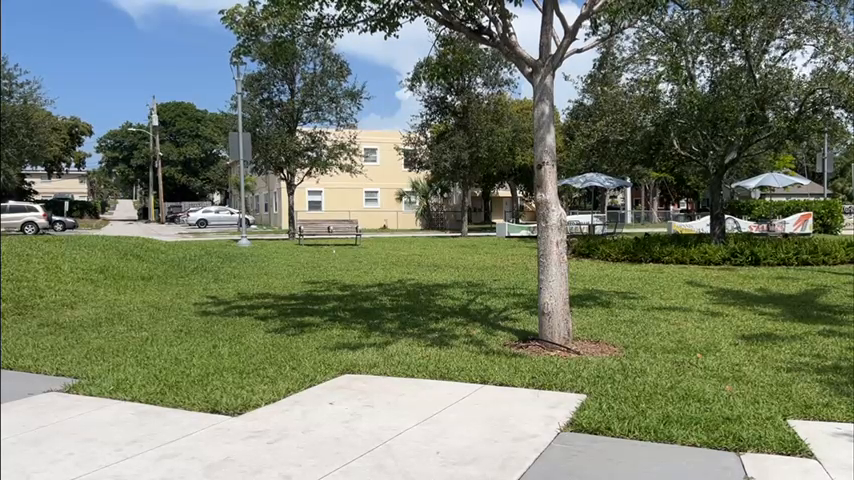
#> input picture frame 43 of videos/IMG_1086.mov, 854 x 480 px, given in place of 009.mov, which was not available
$ python bg-sub.py
#> lines starting #> are read from the running program, lines starting #| are printed output that depends on the picture; after the words box and inside, x2 and y2 are one past the last pixel; in counts of white or black regions, pixels touching at a corner belong together; pictures that were not available may be replaced by others from this repository, and a replacement may not be noted
### bg-sub/preprocessing.py
import cv2 as cv

def preprocessing(img):
    # original phone camera dimensions = 4032 x 3024 (horizontal, no zoom)
    x_factor = 0.7
    y_factor = 0.7
    # new shape = 806 x 605
    img = cv.resize(img, None, fx=x_factor, fy=y_factor)

    # add denoising if needed
    #img = cv.bilateralFilter(img,9,75,75)
    #img = cv.fastNlMeansDenoisingColored(img, None, 3, 3, 7, 21)

    #img = cv.fastNlMeansDenoisingColored(img, None, h=3, hColor=3, templateWindowSize=7, searchWindowSize=21)
    return img

### bg-sub/bg-sub.py
import cv2 as cv
from preprocessing import preprocessing
import numpy as np
import os
from iou import iou
import shutil
from PIL import Image
import imagehash


# VideoObject : has features & motion, wil be tracked as it moves along the screen
# Background Model & FGmask
class VideoObject:
    area = 0
    cnt = None
    features = []
    roi = None

    def __init__(self, area, cnt):
        self.area = area
        self.cnt = cnt
        # ADD SELF-DEFINING ATTRIBUTES

    def showBoundary(self, frame):
        x, y, w, h = cv.boundingRect(self.cnt)
        cv.rectangle(frame, (x, y), (x + w, y + h), (0, 255, 0), 2)
        roi = frame[y: y+h, x:x+w]
        cv.putText(frame, "Moving object", (x, y - 10), cv.FONT_HERSHEY_SIMPLEX, 0.5, (0, 255, 0), 2)

    # [6 lines left out: function extractFeatures, not called in this run]

def findObjects(fgmask, mode=cv.RETR_EXTERNAL):
    contours, hierarchy = cv.findContours(fgmask, mode, cv.CHAIN_APPROX_NONE)
    #cv.drawContours(frame_gray, contours, -1, (0,255,0), 3)
    return contours, hierarchy


def bgsubtract(frame, bgsub):
    blurred = cv.GaussianBlur(frame, (5, 5), 0)

    # original = 0.01
    fgmask = bgsub.apply(blurred, learningRate=0.01)

    background_model = bgsub.getBackgroundImage()

    # make kernel bigger for less noise
    kernel = cv.getStructuringElement(cv.MORPH_ELLIPSE, (3,3))
    # open = erodes noise & dilates foreground
    fgmask = cv.morphologyEx(fgmask, cv.MORPH_OPEN, kernel, iterations=2)
    # close = fills in holes within foreground
    fgmask = cv.morphologyEx(fgmask, cv.MORPH_CLOSE, kernel, iterations=2)

    return fgmask, background_model


# [125 lines left out: functions saveROI, findBinaryDiff, eliminateDuplicates, remove_dup, isolateGround, areasOfInterest, not called in this run]

def defineObjects(contours):
    object_list = []

    for cnt in contours:
        area = cv.contourArea(cnt)
        if area > 500:  # Filter small noise (500 originally)
            moving_object = VideoObject(area, cnt)
            object_list.append(moving_object)

    return object_list

def getBackgroundModel(cam, bgsub):
    ret, frame = cam.read()
#> frame is the input picture: shape (480, 854, 3); mean B, G, R 105.7, 127.4, 118.4
    __, initial = bgsubtract(frame, bgsub)
#> in bgsubtract, `fgmask = bgsub.apply(blurred, learningRate=0.01)`: fgmask: shape (480, 854); every value is 127
    #initial = preprocessing(initial)

    return initial

# playing.mov error bc object never leaves frame
# rolling.mov error bc bottle rolls out of frame, so its img is replaced
# table.mov error bc bottle never detected?
# two bystander.mov error bc WAY too many ROIS generated

cam = cv.VideoCapture("bg-sub/frames/009.mov")

bgsub = cv.createBackgroundSubtractorMOG2(history=20, varThreshold=50, detectShadows=True)
# bgsub = cv.createBackgroundSubtractorKNN(history=20, dist2Threshold=50, detectShadows=False)

initial = getBackgroundModel(cam, bgsub)
roundnum = 0
current = 0
avg = initial.copy()

if os.path.isdir("rois"):
    shutil.rmtree("rois")
os.mkdir("rois")

while cam.isOpened():
    ret, frame = cam.read()
    if not ret:
        print("Can't read frame")
        break
    if frame is None:
        break
    else:
        # video var is for viewing, frame is for processing
        video = preprocessing(frame)
#> in preprocessing, `img = cv.resize(img, None, fx=x_factor, fy=y_factor)`:
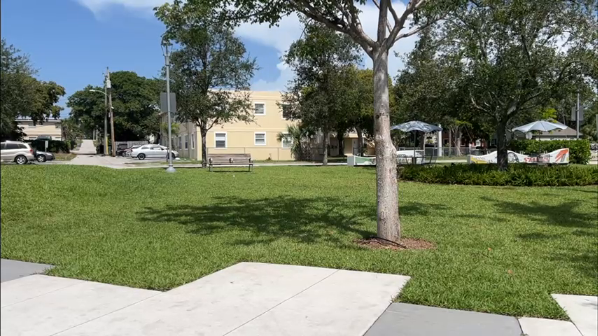
#> img: shape (336, 598, 3); mean of channels 0, 1, 2 105.6, 127.3, 118.3; drawn as B, G, R

    #frame = cv.convertScaleAbs(frame, alpha=1, beta=-20)

    frame_gray = cv.cvtColor(frame, cv.COLOR_BGR2GRAY)
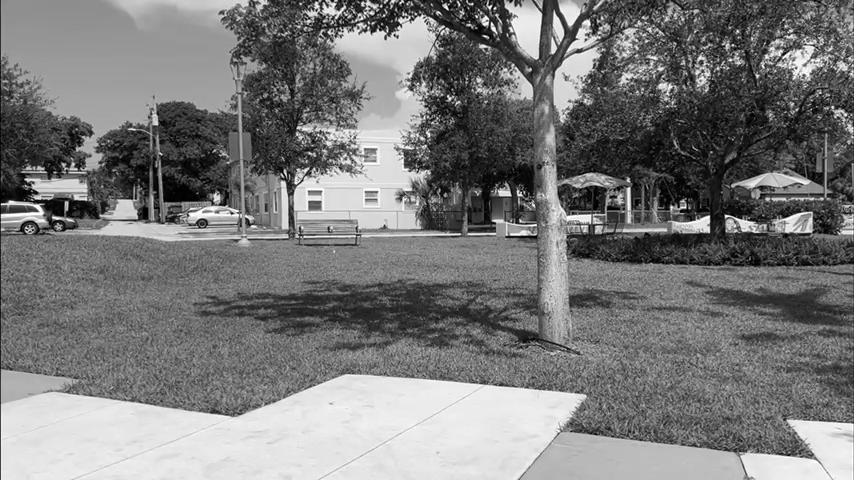
#> frame_gray: shape (480, 854); min 0, max 255, mean 122.2
    fgmask, ___ = bgsubtract(frame_gray, bgsub)

    alpha = 0.2
    beta = 1 - alpha
    avg = cv.addWeighted(avg, alpha, frame, beta, 0.0)

    moving_contours, ___  = findObjects(fgmask)
#> in findObjects, `contours, hierarchy = cv.findContours(fgmask, mode, cv.CHAIN_APPROX_NO..`: contours = 1 contour; box (x1, y1, x2, y2) and area: (0, 0, 854, 480) 408587
#> moving_contours has the same summary as contours in findObjects

    if not moving_contours:
        # moving_contours = empty list --> no objects present
        print("No objects")

        # update background model if no objects
        diff = areasOfInterest(initial, avg, roundnum)

        #initial = getBackgroundModel(cam, bgsub)

    else:
        # for later, extract object features for occlusion/stationary cases
        object_list = defineObjects(moving_contours)
#> the loop in defineObjects, `for cnt in contours:` made 1 pass
#> area on pass 1: 408587
#> after the loop in defineObjects, `for cnt in contours:`: object_list = 1 item
#> object_list = 1 item
        num = 1

        for i in object_list:
            i.showBoundary(frame)
            print(f"Object #{num}")
            num +=1
            print(i.area)
#> this loop made 1 pass
#> (x in showBoundary, y in showBoundary, w in showBoundary, h in showBoundary, num) on pass 1: (0, 0, 854, 480, 2)
#| Object #1
#| 408587.0
#> after the loop, num = 2


    #fgmask or video for viewing
    cv.imshow("video", fgmask)
    if cv.waitKey(1) & 0xFF == ord('q'):
#> (key q is pressed here)
        break
    elif cv.waitKey(30)  == ord('s'):
        filename = "frames/image" + str(current) + ".jpg"
        cv.imwrite(filename, frame)
        print("Image saved\n")
        current += 1
    elif frame is None:
        break

cv.imwrite(filename="avg.jpg", img=avg)
#> (the run stopped early here; a loop or call above may not have finished)

$ run again, starting later in the video
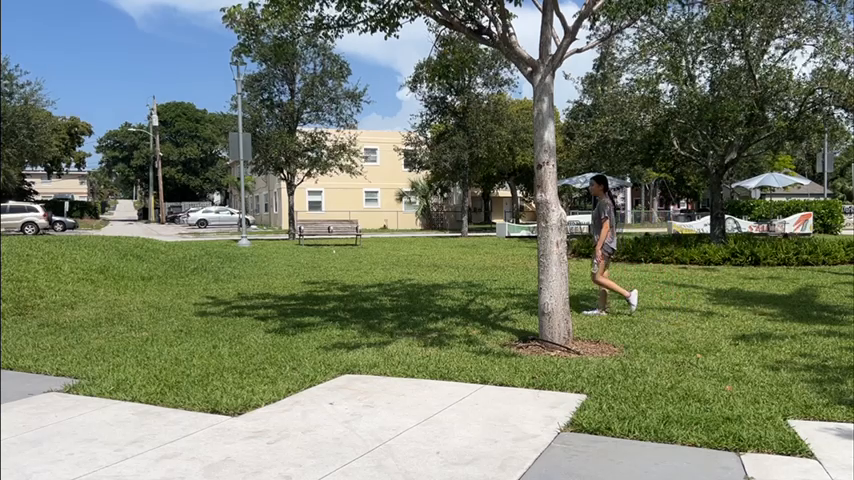
#> input picture frame 195 of videos/IMG_1086.mov, 854 x 480 px, given in place of 009.mov, which was not available
#> in getBackgroundModel, frame is the input picture: shape (480, 854, 3); mean B, G, R 106.1, 127.4, 118.7
#> fgmask: shape (480, 854); every value is 127
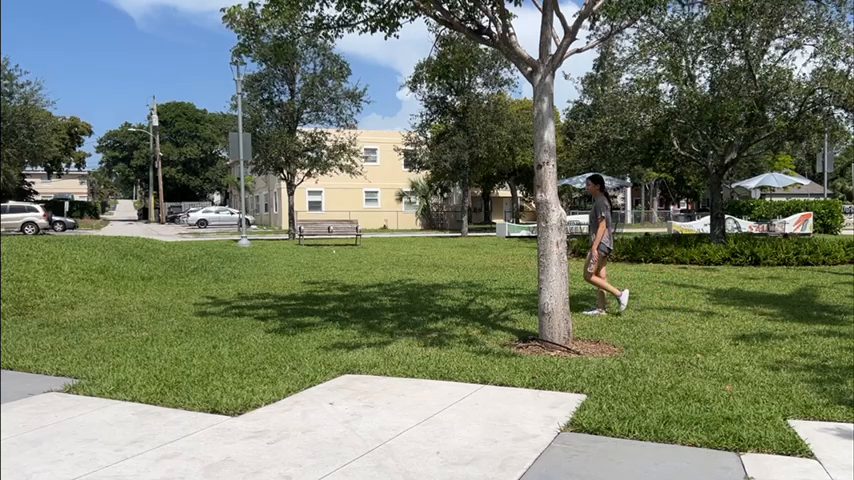
#> input picture frame 196 of videos/IMG_1086.mov, 854 x 480 px, given in place of 009.mov, which was not available
#> frame is the input picture: shape (480, 854, 3); mean B, G, R 106.2, 127.4, 118.7
#> `frame_gray = cv.cvtColor(frame, cv.COLOR_BGR2GRAY)`:
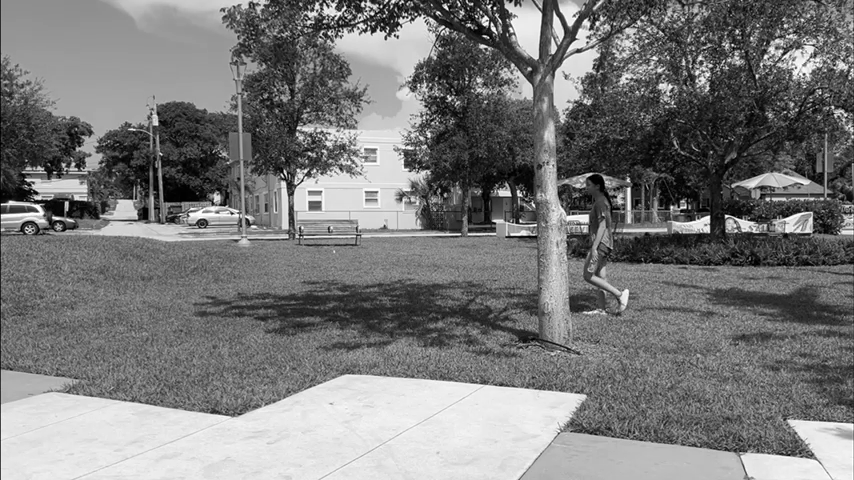
#> frame_gray: shape (480, 854); min 0, max 255, mean 122.4
#> blurred: shape (480, 854)
#> contours = 1 contour; box (x1, y1, x2, y2) and area: (0, 0, 854, 480) 408587
#> moving_contours has the same summary as contours in findObjects
#> the loop in defineObjects, `for cnt in contours:` made 1 pass
#> area on pass 1: 408587
#> after the loop in defineObjects, `for cnt in contours:`: object_list = 1 item
#> the loop `for i in object_list:` made 1 pass
#> (x in showBoundary, y in showBoundary, w in showBoundary, h in showBoundary, num) on pass 1: (0, 0, 854, 480, 2)
#> (printed output is left out)
#> after the loop `for i in object_list:`: num = 2

$ run again, starting later in the video
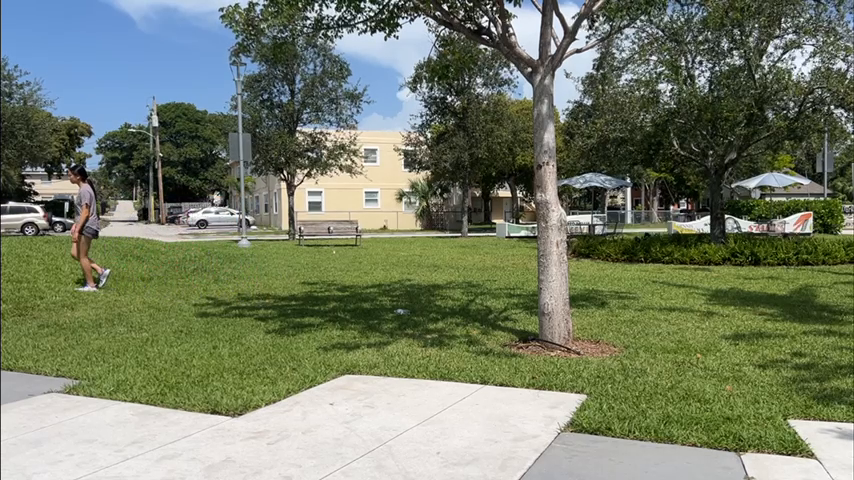
#> input picture frame 348 of videos/IMG_1086.mov, 854 x 480 px, given in place of 009.mov, which was not available
#> in getBackgroundModel, frame is the input picture: shape (480, 854, 3); mean B, G, R 105.3, 126.5, 117.7
#> fgmask: shape (480, 854); every value is 127
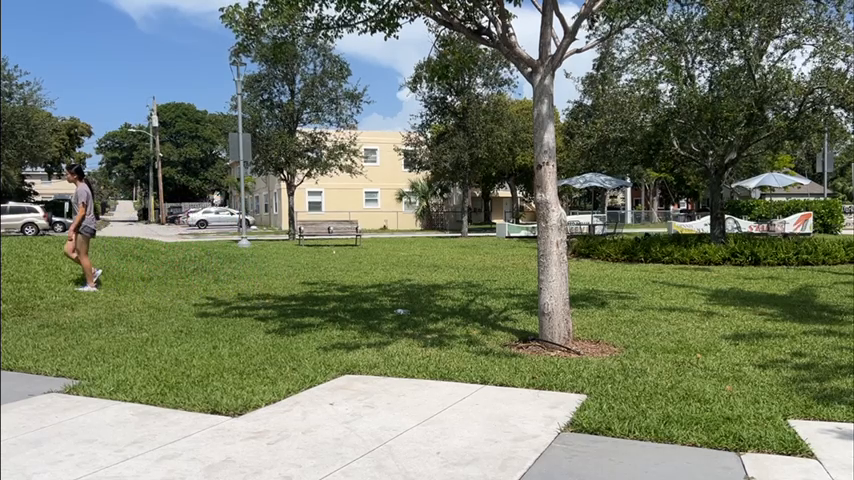
#> input picture frame 349 of videos/IMG_1086.mov, 854 x 480 px, given in place of 009.mov, which was not available
#> frame is the input picture: shape (480, 854, 3); mean B, G, R 105.2, 126.5, 117.7
#> `frame_gray = cv.cvtColor(frame, cv.COLOR_BGR2GRAY)`:
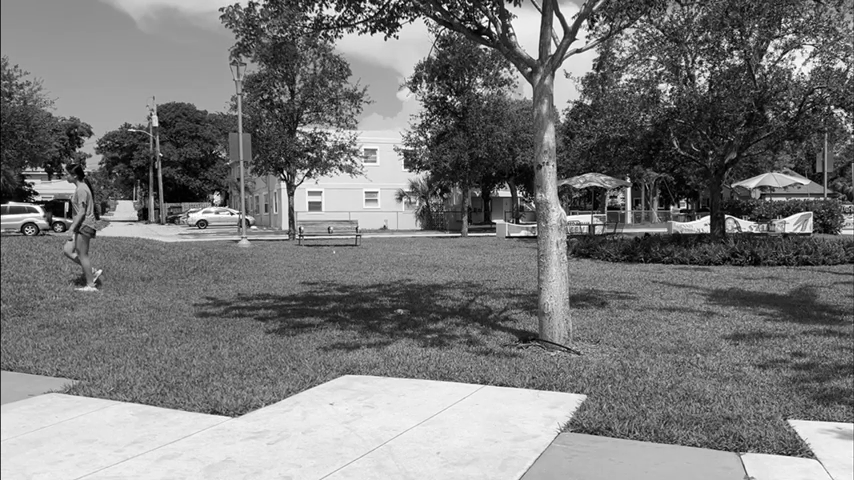
#> frame_gray: shape (480, 854); min 0, max 255, mean 121.4
#> blurred: shape (480, 854)
#> contours = 1 contour; box (x1, y1, x2, y2) and area: (0, 0, 854, 480) 408587
#> moving_contours has the same summary as contours in findObjects
#> the loop in defineObjects, `for cnt in contours:` made 1 pass
#> area on pass 1: 408587
#> after the loop in defineObjects, `for cnt in contours:`: object_list = 1 item
#> the loop `for i in object_list:` made 1 pass
#> (x in showBoundary, y in showBoundary, w in showBoundary, h in showBoundary, num) on pass 1: (0, 0, 854, 480, 2)
#> (printed output is left out)
#> after the loop `for i in object_list:`: num = 2
